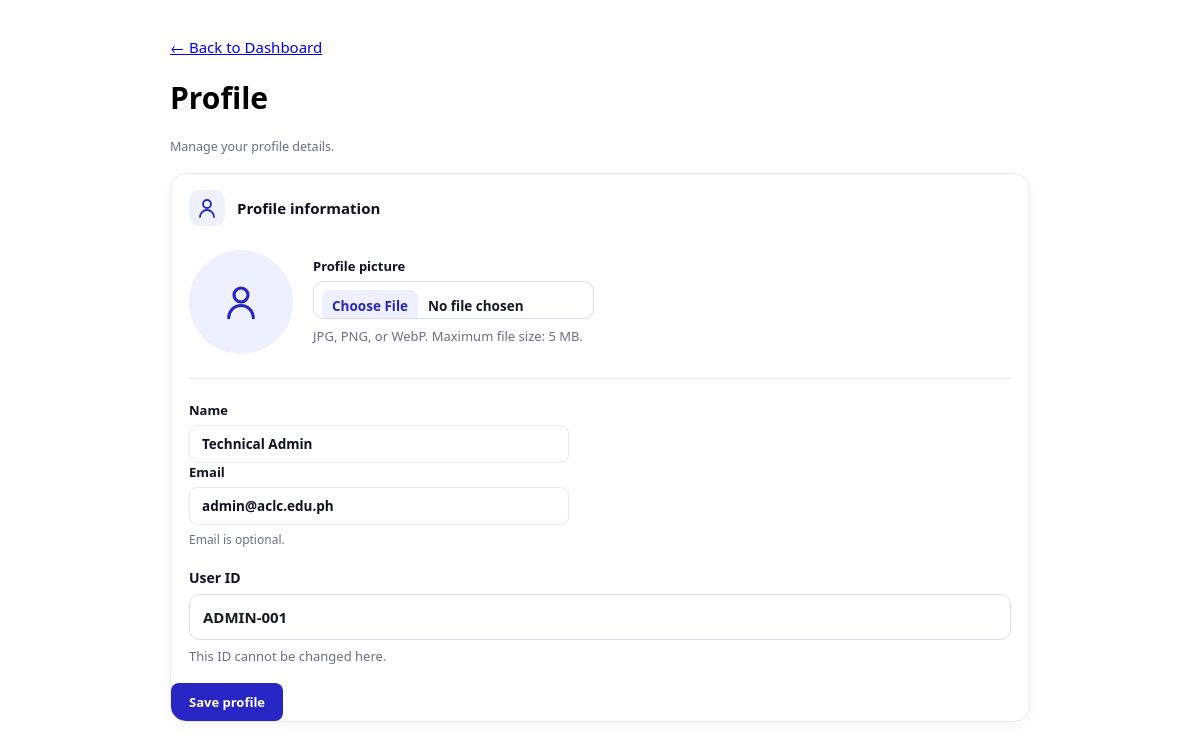
The app's page /profile.php (signed in) with its own data.
### tables this page shows
CREATE TABLE `users` (
  `id`              INT AUTO_INCREMENT PRIMARY KEY,
  `user_id`         VARCHAR(64)  NOT NULL UNIQUE,
  `name`            VARCHAR(120) NOT NULL,
  `email`           VARCHAR(160) DEFAULT NULL,
  `profile_picture` VARCHAR(255) DEFAULT NULL,
  `course`          VARCHAR(80)  DEFAULT NULL,
  `password`        VARCHAR(255) NOT NULL,
  `role`            ENUM('admin','staff','faculty','student') NOT NULL DEFAULT 'student',
  `language`        VARCHAR(8) NOT NULL DEFAULT 'en',
  `dark_mode`       TINYINT(1) NOT NULL DEFAULT 0,
  `compact_mode`    TINYINT(1) NOT NULL DEFAULT 0,
  `created_at`      DATETIME NOT NULL DEFAULT CURRENT_TIMESTAMP,
  INDEX `idx_users_role` (`role`)
);

### includes/i18n.php (called while the page is built, shortened)
<?php
function app_language(): string
{
    $language = $_SESSION['user']['language'] ?? 'en';
    return in_array($language, ['en', 'tl', 'ceb'], true) ? $language : 'en';
}
function app_language_tag(): string
{
    return app_language();
}
function app_theme(): string
{
    return !empty($_SESSION['user']['dark_mode']) ? 'dark' : 'light';
}
function app_compact_mode(): bool
{
    return !empty($_SESSION['user']['compact_mode']);
}
function app_translations(): array
{
    return $translations[app_language()] ?? [];
}
function t(string $text): string
{
    $translations = app_translations();
    return $translations[$text] ?? $text;
}

### config/database.php (called while the page is built, shortened)
<?php
require_once __DIR__ . '/../includes/i18n.php';
class Database
{
    private string $host    = 'localhost';
    private string $db_name = 'technical_inventory';
    private string $user    = 'root';
    private string $pass    = '';
    private string $charset = 'utf8mb4';
    public ?PDO $conn = null;
    public function connect(): PDO
    {
        $dsn = "mysql:host={$this->host};dbname={$this->db_name};charset={$this->charset}";
        try {
            $this->conn = new PDO($dsn, $this->user, $this->pass, [
                PDO::ATTR_ERRMODE            => PDO::ERRMODE_EXCEPTION,
                PDO::ATTR_DEFAULT_FETCH_MODE => PDO::FETCH_ASSOC,
                PDO::ATTR_EMULATE_PREPARES   => false,
            ]);
        } catch (PDOException $e) {
            http_response_code(500);
            die('Database connection failed: ' . htmlspecialchars($e->getMessage()));
        }
        return $this->conn;
    }
}
function db(): PDO
{
    static $pdo = null;
    if ($pdo === null) {
        $pdo = (new Database())->connect();
    }
    return $pdo;
}
function e(string $s): string { return htmlspecialchars($s, ENT_QUOTES, 'UTF-8'); }

### classes/User.php (called while the page is built, shortened)
<?php
require_once __DIR__ . '/../config/database.php';
class User
{
    public static function profileForUser(int $userId): ?array
    {
        $stmt = db()->prepare(
            'SELECT user_id, name, email, profile_picture
             FROM users WHERE id = ?'
        );
        $stmt->execute([$userId]);
        return $stmt->fetch() ?: null;
    }
    public static function requireAnyLogin(): array
    {
        $user = self::refreshSessionUser();
        return $user;
    }
    private static function refreshSessionUser(): ?array
    {
        $currentUser = $_SESSION['user'] ?? null;
        $stmt = db()->prepare(
            'SELECT id, user_id, name, email, course, role, language, dark_mode, compact_mode
             FROM users WHERE id = ?'
        );
        $stmt->execute([(int)$currentUser['id']]);
        $user = $stmt->fetch();
        return $user;
    }
}

### profile.php (the view, shortened to what this page needs)
<?php
require_once __DIR__ . '/config/database.php';
require_once __DIR__ . '/classes/User.php';
$user = User::requireAnyLogin();
$profile = User::profileForUser((int)$user['id']);
$dashboardUrl = in_array($user['role'], ['admin', 'staff'], true)
    ? 'admin/admin_dashboard.php'
    : 'student/student_dashboard.php';
$idLabel = $user['role'] === 'student'
    ? t('Student ID')
    : ($user['role'] === 'faculty' ? t('Faculty ID') : t('User ID'));
$name = (string)$profile['name'];
$email = (string)($profile['email'] ?? '');
$storedProfilePicture = (string)($profile['profile_picture'] ?? '');
$profilePicturePath = __DIR__ . '/assets/upload/' . $storedProfilePicture;
$profilePictureUrl = preg_match('/\Aprofile_[a-f0-9]{32}\.(?:jpg|png|webp)\z/', $storedProfilePicture)
    && is_file($profilePicturePath)
    ? 'assets/upload/' . rawurlencode($storedProfilePicture)
    : null;
?>
<!DOCTYPE html>
<html lang="<?= e(app_language_tag()) ?>" data-theme="<?= e(app_theme()) ?>"
      data-compact="<?= app_compact_mode() ? '1' : '0' ?>">
<head>
  <?php include __DIR__ . '/includes/pwa_head.php'; ?>
  <link rel="stylesheet" href="assets/css/student_profile.css?v=1">
</head>
<body>
<main class="settings-main student-profile-main">
  <header class="settings-header">
    <a class="settings-back" href="<?= e($dashboardUrl) ?>">← <?= e(t('Back to Dashboard')) ?></a>
    <h1><?= e(t('Profile')) ?></h1>
    <p><?= e(t('Manage your profile details.')) ?></p>
  </header>
  <form class="settings-card student-profile-form" method="post" enctype="multipart/form-data">
    <section class="settings-section">
      <div class="settings-section-heading">
        <span class="settings-icon profile-icon" aria-hidden="true">
          <svg viewBox="0 0 24 24"><circle cx="12" cy="8" r="4"></circle><path d="M5 21a7 7 0 0 1 14 0"></path></svg>
        </span>
        <div>
          <h2><?= e(t('Profile information')) ?></h2>
        </div>
      </div>
      <div class="student-profile-photo-row">
        <?php if ($profilePictureUrl !== null): ?>
          <img class="student-profile-photo" src="<?= e($profilePictureUrl) ?>" alt="<?= e(t('Profile picture')) ?>">
        <?php else: ?>
          <span class="student-profile-photo student-profile-photo-empty" aria-hidden="true">
            <svg viewBox="0 0 24 24"><circle cx="12" cy="8" r="4"></circle><path d="M5 21a7 7 0 0 1 14 0"></path></svg>
          </span>
        <?php endif; ?>
        <div class="student-profile-upload">
          <label class="settings-field" for="profilePicture">
            <span><?= e(t('Profile picture')) ?></span>
            <input id="profilePicture" name="profile_picture" type="file" accept="image/jpeg,image/png,image/webp">
          </label>
          <small><?= e(t('JPG, PNG, or WebP. Maximum file size: 5 MB.')) ?></small>
        </div>
      </div>
      <label class="settings-field" for="profileName">
        <span><?= e(t('Name')) ?></span>
        <input id="profileName" name="name" type="text" value="<?= e($name) ?>"
               autocomplete="name" maxlength="120" required>
      </label>
      <label class="settings-field" for="profileEmail">
        <span><?= e(t('Email')) ?></span>
        <input id="profileEmail" name="email" type="email" value="<?= e($email) ?>"
               autocomplete="email" maxlength="160">
        <small><?= e(t('Email is optional.')) ?></small>
      </label>
      <div class="student-profile-id">
        <span><?= e($idLabel) ?></span>
        <strong><?= e((string)$profile['user_id']) ?></strong>
        <small><?= e(t('This ID cannot be changed here.')) ?></small>
      </div>
    </section>
    <div class="settings-actions">
      <button class="settings-primary" type="submit"><?= e(t('Save profile')) ?></button>
    </div>
  </form>
</main>
</body>
</html>

### assets/css/pwa.css (style rules this page uses)
:root { --mobile-nav-glass: rgba(26, 28, 178, .9); --mobile-nav-glass-border: rgba(255, 255, 255, .24); --mobile-nav-glass-shadow: 0 10px 32px rgba(10, 12, 74, .28); --mobile-nav-active: #ffe082; }

### assets/css/settings.css (style rules this page uses)
html[data-compact="0"], html[data-compact="0"] body { font-size: 15px; }
.settings-main, .settings-main * { box-sizing: border-box; }
.settings-main { width: min(100% - 32px, 660px); margin: 0 auto; padding: 24px 0 44px; font-family: 'Segoe UI', 'Helvetica Neue', Arial, sans-serif; }
.settings-header { margin-bottom: 18px; }
.settings-header p, .settings-section-heading p { color: var(--muted, #6b6f80); margin: 3px 0 0; font-size: 12.5px; }
.settings-card { background: var(--card, #fff); color: var(--ink, #101122); border: 1px solid var(--line, #e8eaf1); border-radius: 16px; box-shadow: 0 4px 16px rgba(0, 0, 0, .04); margin-top: 14px; overflow: hidden; }
.settings-section { padding: 16px 18px; }
.settings-section-heading { display: flex; align-items: center; gap: 12px; margin-bottom: 14px; }
.settings-section-heading h2 { margin: 0; font-size: 15px; font-weight: 700; }
.settings-icon { width: 36px; height: 36px; flex: 0 0 36px; display: inline-flex; align-items: center; justify-content: center; border-radius: 10px; background: #eef2ff; color: var(--blue-800, #2726c4); transition: background .2s, color .2s; }
.settings-field { display: grid; gap: 6px; font-weight: 600; font-size: 13px; }
.settings-field select, .settings-field input { width: 100%; max-width: 380px; height: 38px; min-height: 38px; padding: 6px 12px; border: 1.5px solid var(--line, #e8eaf1); border-radius: 8px; background: #fff; color: var(--ink, #101122); font: inherit; font-size: 13.5px; transition: border-color .2s; }
.settings-field small { color: var(--muted, #6b6f80); font-weight: 400; font-size: 12px; }
.settings-primary { min-height: 38px; border: 0; border-radius: 8px; padding: 0 18px; background: #2726c4; color: #fff; font: inherit; font-size: 13px; font-weight: 600; cursor: pointer; transition: background .15s ease, transform .15s ease; }

### assets/css/student_profile.css (style rules this page uses)
.student-profile-main { width: min(100% - 32px, 860px); padding: 28px 0 48px; }
.student-profile-form { overflow: hidden; }
.student-profile-form .settings-section-heading { margin-bottom: 24px; }
.profile-icon svg, .student-profile-photo-empty svg { width: 24px; height: 24px; fill: none; stroke: currentColor; stroke-width: 1.8; stroke-linecap: round; stroke-linejoin: round; }
.student-profile-photo-row { display: flex; align-items: center; gap: 20px; padding-bottom: 24px; margin-bottom: 22px; border-bottom: 1px solid var(--line, #e8eaf1); }
.student-profile-photo { display: grid; width: 104px; height: 104px; flex: 0 0 104px; place-items: center; border-radius: 50%; background: #eef0ff; color: #2726c4; object-fit: cover; }
.student-profile-photo-empty svg { width: 42px; height: 42px; }
.student-profile-upload { display: grid; gap: 8px; min-width: 0; }
.student-profile-upload .settings-field { margin: 0; }
.student-profile-upload small, .student-profile-id small { color: var(--muted, #6b6f80); font-size: 13px; line-height: 1.5; }
.student-profile-upload input[type="file"] { width: 100%; max-width: 360px; padding: 8px; border: 1px solid var(--line, #d9dce5); border-radius: 10px; background: var(--card, #fff); color: var(--ink, #171923); }
.student-profile-id { display: grid; gap: 7px; margin-top: 20px; }
.student-profile-id > span { font-size: 14px; font-weight: 600; }
.student-profile-id strong { display: flex; min-height: 46px; align-items: center; padding: 0 13px; border: 1px solid var(--line, #d9dce5); border-radius: 10px; background: var(--card, #fff); color: var(--ink, #171923); font-size: 15px; font-weight: 600; overflow-wrap: anywhere; }

### records on screen
users: name "Technical Admin", email "admin@aclc.edu.ph", role "User ID", user "ADMIN-001"

### other values on screen
t('Back to Dashboard') "Back to Dashboard"
t('Profile') "Profile"
t('Manage your profile details.') "Manage your profile details."
t('Profile information') "Profile information"
t('Profile picture') "Profile picture"
t('JPG, PNG, or WebP. Maximum file size: 5 MB.') "JPG, PNG, or WebP. Maximum file size: 5 MB."
t('Name') "Name"
t('Email') "Email"
t('Email is optional.') "Email is optional."
t('This ID cannot be changed here.') "This ID cannot be changed here."
t('Save profile') "Save profile"
